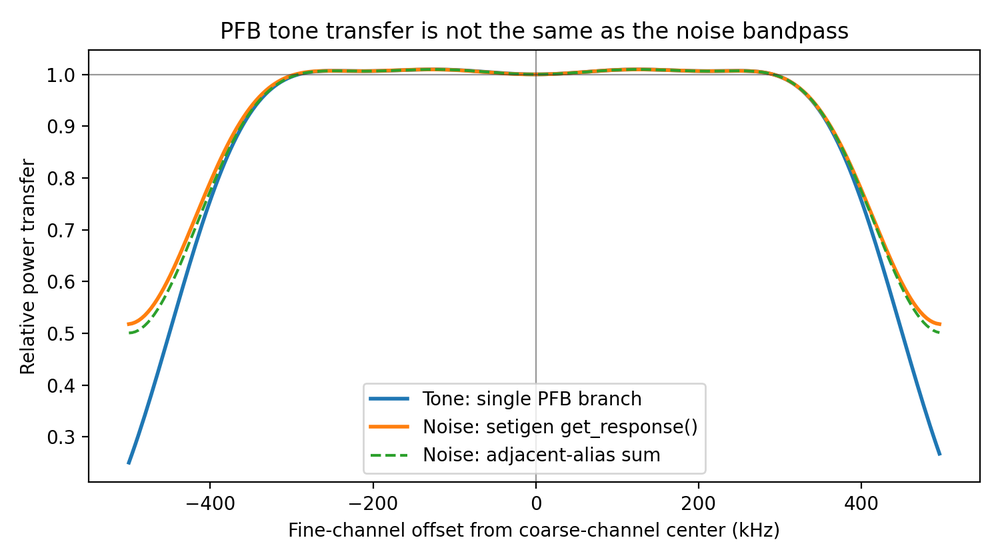
#> input picture pfb_spectral_response/figures/transfer_functions.png, 1000 x 560 px, shrunk from 1500 x 840 before the run
$ python render_report_pdf.py
#> lines starting #> are read from the running program, lines starting #| are printed output that depends on the picture
#> (reads pfb_spectral_response/response_experiment_results.json from the repository)
from __future__ import annotations

import json
from pathlib import Path
from textwrap import fill

import matplotlib.pyplot as plt
from matplotlib.backends.backend_pdf import PdfPages


ROOT = Path(__file__).resolve().parent
REPORT = ROOT / "pfb_response_report_fallback.pdf"
RESULTS = ROOT / "response_experiment_results.json"


def add_text_page(pdf: PdfPages, title: str, paragraphs: list[str], *, footer: str = "") -> None:
    fig = plt.figure(figsize=(8.5, 11))
    fig.patch.set_facecolor("white")
    fig.text(0.08, 0.94, title, fontsize=18, weight="bold", va="top")
    y = 0.88
    for paragraph in paragraphs:
        wrapped = fill(paragraph, width=92)
        fig.text(0.08, y, wrapped, fontsize=10.5, va="top", family="monospace")
        y -= 0.028 * (wrapped.count("\n") + 2.2)
    if footer:
        fig.text(0.08, 0.04, footer, fontsize=8, color="0.35")
    pdf.savefig(fig)
    plt.close(fig)


def add_figure_page(pdf: PdfPages, title: str, image_path: Path, caption: str) -> None:
#> called with title = 'Tone Transfer vs Noise Bandpass'
    image = plt.imread(image_path)
#> image is the input picture: shape (560, 1000, 4) float32; mean R, G, B, A 0.965, 0.966, 0.963, 1
    fig = plt.figure(figsize=(8.5, 11))
    fig.patch.set_facecolor("white")
    fig.text(0.08, 0.94, title, fontsize=16, weight="bold", va="top")
    ax = fig.add_axes([0.08, 0.30, 0.84, 0.56])
    ax.imshow(image)
    ax.axis("off")
    fig.text(0.08, 0.24, fill(caption, width=100), fontsize=10.5, va="top")
    pdf.savefig(fig)
    plt.close(fig)


def main() -> None:
    with open(RESULTS, encoding="utf-8") as fh:
        results = json.load(fh)
    edge = results["edge_relative"]
    bandpass = results["bandpass_summary"]

    with PdfPages(REPORT) as pdf:
        add_text_page(
            pdf,
            "PFB Scalloping, Noise Bandpass, and Narrowband Signal Intensity",
            [
                "Rendering note: this is a Matplotlib fallback PDF for machines "
                "without a working TeX engine. The primary report source is "
                "pfb_response_report.tex, rendered as pfb_response_report.pdf.",
                "Core result: a deterministic narrowband tone and white Gaussian "
                "voltage noise pass through the same PFB, but they do not produce "
                "the same frequency-dependent transfer curve in the final spectrogram.",
                f"At the exact coarse-channel edge, the single-branch tone prediction is "
                f"{edge['single_branch_prediction']:.4f} of center, while the modeled "
                f"noise bandpass is {edge['noise_bandpass_model']:.4f} of center.",
                f"The noisy peak excess above a modeled bandpass is "
                f"{edge['modeled_peak_excess']:.4f} +/- {edge['modeled_peak_sem']:.4f} "
                "of the center-bin excess.",
                f"The clean voltage simulation matches the PFB-window tone prediction "
                f"with maximum absolute error {results['signal_prediction_max_abs_error']:.3g}.",
            ],
            footer="See pfb_response_report.tex for the full LaTeX source.",
        )
        add_text_page(
            pdf,
            "Signal-Processing Explanation",
            [
                "Let h[n] be the PFB prototype coefficients, B the number of branches, "
                "and delta the tone offset from a coarse-channel center in units of one "
                "coarse-channel width. A tone in one analysis branch has power transfer "
                "R_tone(delta) = |G(delta)|^2 / |G(0)|^2, where "
                "G(delta) = sum_n h[n] exp(2 pi i delta n / B).",
                "White noise is broadband and the PFB is critically decimated. The "
                "fine-channelized noise baseline therefore contains aliased terms: "
                "R_noise(delta) is proportional to sum_m |G(delta + m)|^2. Near a "
                "coarse-channel edge, adjacent alias terms contribute to the noise "
                "baseline but not to the target-branch deterministic tone power.",
                "This is why a bandpass model fit to noise scalloping is not the same "
                "as a narrowband signal-intensity correction. Near the center they are "
                "similar; at the edge they differ by about a factor of two in power for "
                "the tested configuration.",
            ],
        )
        add_figure_page(
            pdf,
            "Tone Transfer vs Noise Bandpass",
            ROOT / "figures" / "transfer_functions.png",
            "The single-branch deterministic tone response falls to about 0.25 at "
            "the edge, while the aliased noise bandpass remains near 0.52.",
        )
        add_figure_page(
            pdf,
            "Exact Prediction From The PFB Window",
            ROOT / "figures" / "signal_prediction.png",
            "The PFB-window response predicts the clean voltage tone simulation. "
            "This shows the effect is expected from the configured PFB, not a "
            "numerical artifact in the experiment.",
        )
#> call 2 of add_figure_page, with title = 'Exact Prediction From The PFB Window'
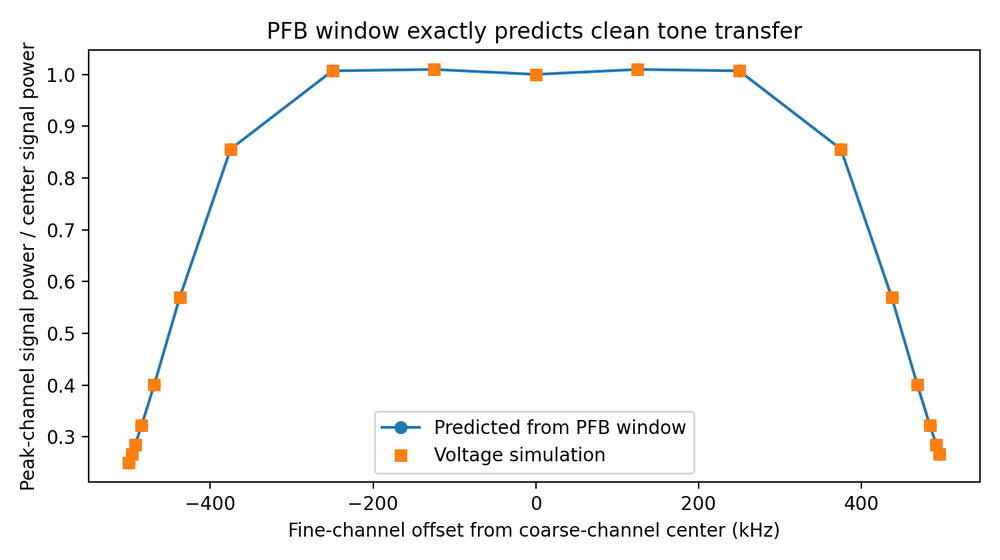
#> input picture pfb_spectral_response/figures/signal_prediction.png, 1000 x 560 px, shrunk from 1500 x 840 before the run
#> in add_figure_page, image is the input picture: shape (560, 1000, 4) float32; mean R, G, B, A 0.97, 0.97, 0.969, 1
        add_figure_page(
            pdf,
            "Noisy Excess Above Modeled Bandpass",
            ROOT / "figures" / "modeled_bandpass_excess.png",
            "Noisy simulations with a modeled PFB baseline reproduce the same edge "
            "suppression in detected signal excess.",
        )
#> call 3 of add_figure_page, with title = 'Noisy Excess Above Modeled Bandpass'
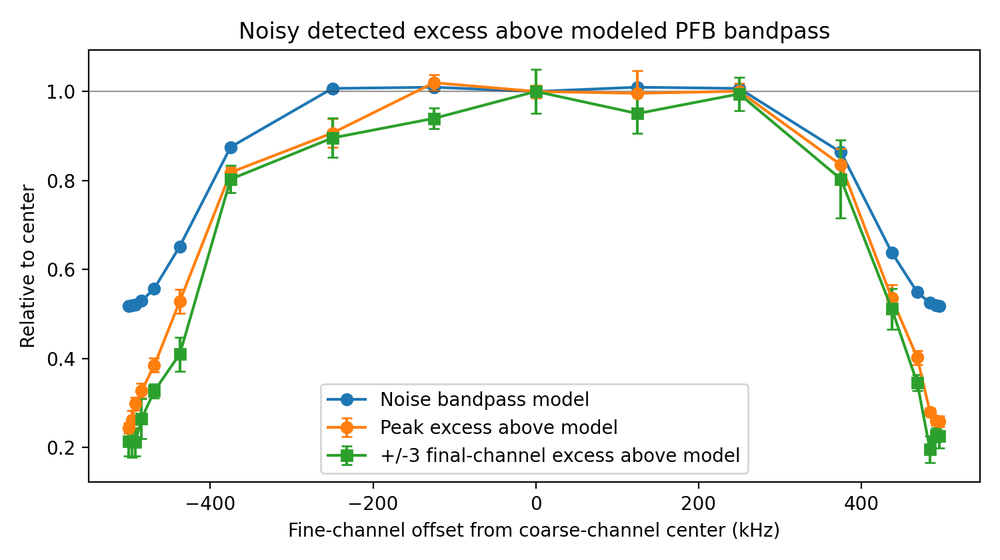
#> input picture pfb_spectral_response/figures/modeled_bandpass_excess.png, 1000 x 560 px, shrunk from 1500 x 840 before the run
#> in add_figure_page, image is the input picture: shape (560, 1000, 4) float32; mean R, G, B, A 0.957, 0.961, 0.953, 1
        add_text_page(
            pdf,
            "Implications",
            [
                f"The noise-only modeled bandpass fit has correlation "
                f"{bandpass['correlation']:.3f} with the measured noise spectrum in "
                "the default short run. Longer integrations reduce residual noise.",
                "For setigen voltage synthesis, the current pipeline accurately models "
                "the PFB it implements: the response is predicted directly by the PFB "
                "window coefficients.",
                "For real observations, matching reality requires matching the actual "
                "instrument PFB coefficients, tap count, coarse-channel selection, "
                "quantization/requantization, fine FFT, normalization, and any later "
                "bandpass flattening.",
                "For inference, keep two curves separate: a noise-bandpass response "
                "for local background/scalloping, and a narrowband tone-transfer "
                "response for recovering original signal intensity from detected excess.",
            ],
        )

    print(REPORT)


if __name__ == "__main__":
    main()
